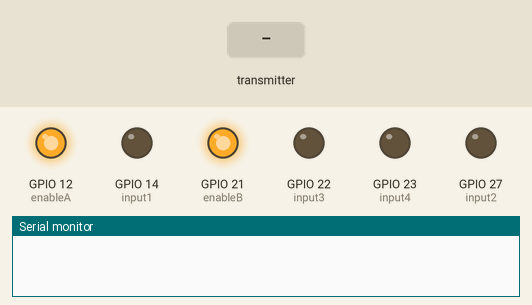
Recording of a sketch running on a simulated ESP32. Shown: output pins drawn as LEDs (lit = HIGH), the last lines printed to the serial monitor. The test bench sets the inputs (shaded band).

Above: at 1.2 s.
1.3 s: the transmitter starts sending RotX = 25
At 2.1 s:
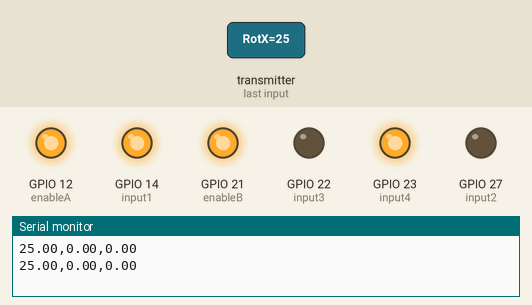
Timing chart, 0 to 4.3 s (numbered marks = the images above; inputs shaded):
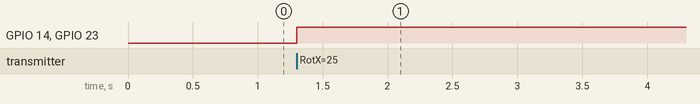

Measured:
- after the input at 1.3 s, GPIO 14 (input1), GPIO 23 (input4): LOW → HIGH at once

The sketch:

ESPNowRecieve.ino
```cpp
// (licence header left out)
#include <esp_now.h>
#include <WiFi.h>

//variables
float static deadZone = 0.3;
float static deadZone2 = 0.15;

bool forward = false;
bool backward = false;
bool left = false;
bool right = false;

static int enableA = 12; //LOW HIGH FWD
static int input1 = 14;
static int input2 = 27;

static int enableB =21;
static int input3 = 22;
static int input4 = 23;


// Structure example to receive data
// Must match the sender structure

typedef struct struct_message {
  char head[32];
  float RotX;
  float RotY;
  float RotZ;
} struct_message;

// Create a struct_message called myData
struct_message myData;

// callback function that will be executed when data is received
void OnDataRecv(const uint8_t * mac, const uint8_t *incomingData, int len) {
  memcpy(&myData, incomingData, sizeof(myData));
  //Serial.print("Bytes received: ");
  //Serial.println(len);
  //Serial.print("Char: ");
  //Serial.print(myData.head);
  //Serial.print("Rotation X: ");
  Serial.print(myData.RotX); Serial.print(",");
  //Serial.print("Rotation Y: ");
  Serial.print(myData.RotY); Serial.print(",");
  //Serial.print("Rotation Z: ");
  Serial.print(myData.RotZ); Serial.print("\n");

  float RotX = myData.RotX; float RotZ = myData.RotZ;

  if(!forward && !backward && !left && !right){
    if (RotZ >= deadZone){
      forward = true;
    }
    else if (RotZ <= -deadZone){
      backward = true;
    }
    else if (RotX >= deadZone2){
      right = true;
    }
    else if (RotX <= -deadZone2){
      left = true;
    }
    }

  else if (forward){
    if (RotZ <= -deadZone){
      forward = false;
    }

  }
  else if (backward){
    if (RotZ >= deadZone){
      backward = false;
    }
  }
  else if (left){
    if (RotX >= deadZone2){
      left = false;
    }
  }
  else if (right){
    if (RotX <= -deadZone2){
      right = false;
    }
  }

}
void setup() {
  // Initialize Serial Monitor
  Serial.begin(921600);

  pinMode(enableA, OUTPUT); //LOW HIGH FWD
  pinMode(input1, OUTPUT);
  pinMode(input2, OUTPUT);

  pinMode(enableB, OUTPUT);
  pinMode(input3, OUTPUT);
  pinMode(input4, OUTPUT);

  digitalWrite(enableA, HIGH);
  digitalWrite(enableB, HIGH);

  // Set device as a Wi-Fi Station
  WiFi.mode(WIFI_STA);

  // Init ESP-NOW
  if (esp_now_init() != ESP_OK) {
    Serial.println("Error initializing ESP-NOW");
    return;
  }

  // Once ESPNow is successfully Init, we will register for recv CB to
  // get recv packer info
  esp_now_register_recv_cb(esp_now_recv_cb_t(OnDataRecv));}

void loop() {

  /*Serial.println("Forward" && forward);
  Serial.println("Backward" && backward);
  Serial.println("Right" && right);
  Serial.println("Left" && left);*/
  //delay(5000);
  Direction();
  }

void Direction(){
  if (!forward && !backward && !left && !right){
    digitalWrite(input1, LOW);
    digitalWrite(input2, LOW);
    digitalWrite(input3, LOW);
    digitalWrite(input4, LOW);
  }
  else if (forward){
    digitalWrite(input1, LOW);
    digitalWrite(input2, HIGH);
    digitalWrite(input3, LOW);
    digitalWrite(input4, HIGH);
  }
  else if (backward){
    digitalWrite(input1, HIGH);
    digitalWrite(input2, LOW);
    digitalWrite(input3, HIGH);
    digitalWrite(input4, LOW);
  }
  else if (right){
    digitalWrite(input1, HIGH);
    digitalWrite(input2, LOW);
    digitalWrite(input3, LOW);
    digitalWrite(input4, HIGH);
  }
  else if (left){
    digitalWrite(input1, LOW);
    digitalWrite(input2, HIGH);
    digitalWrite(input3, HIGH);
    digitalWrite(input4, LOW);
  }
}
```
